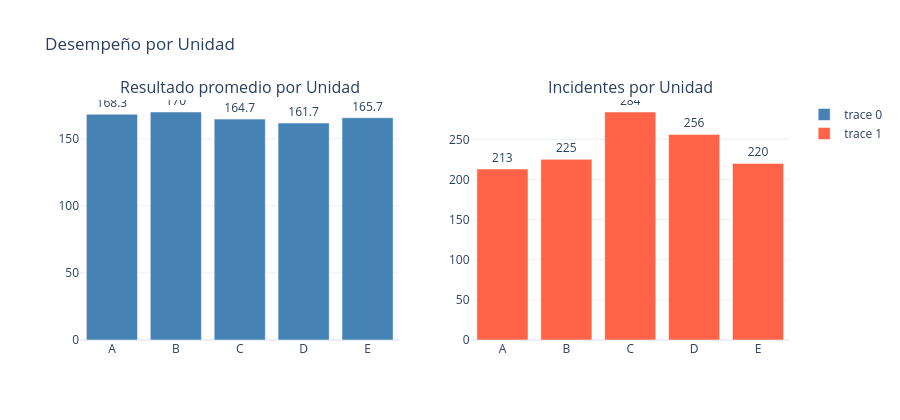
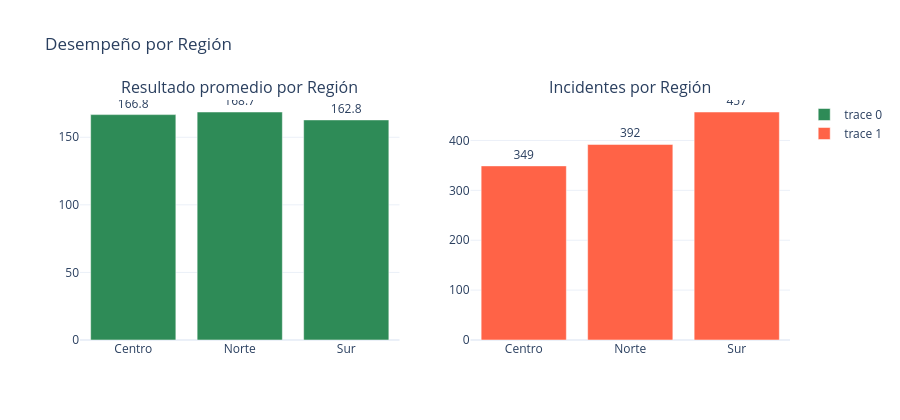

The code cell stored with these charts, in order, in its notebook:
### Code cell
# ── Comparativos por Unidad y Región ──────────────────────────────
por_unidad = datos.groupby("Unidad").agg(
    resultado_prom=("Resultado", "mean"), incidentes=("Incidentes", "sum"),
    eficiencia=("Eficiencia_Hora", "mean"), n=("ID", "count")
).reset_index()

fig = make_subplots(rows=1, cols=2,
                    subplot_titles=("Resultado promedio por Unidad", "Incidentes por Unidad"))
fig.add_trace(go.Bar(x=por_unidad["Unidad"], y=por_unidad["resultado_prom"],
                     marker_color="steelblue", text=por_unidad["resultado_prom"].round(1),
                     textposition="outside"), row=1, col=1)
fig.add_trace(go.Bar(x=por_unidad["Unidad"], y=por_unidad["incidentes"],
                     marker_color="tomato", text=por_unidad["incidentes"],
                     textposition="outside"), row=1, col=2)
fig.update_layout(height=420, title="Desempeño por Unidad")
fig.show()

por_region = datos.groupby("Region").agg(
    resultado_prom=("Resultado", "mean"), incidentes=("Incidentes", "sum"),
    eficiencia=("Eficiencia_Hora", "mean"), n=("ID", "count")
).reset_index()

fig2 = make_subplots(rows=1, cols=2,
                     subplot_titles=("Resultado promedio por Región", "Incidentes por Región"))
fig2.add_trace(go.Bar(x=por_region["Region"], y=por_region["resultado_prom"],
                      marker_color="seagreen", text=por_region["resultado_prom"].round(1),
                      textposition="outside"), row=1, col=1)
fig2.add_trace(go.Bar(x=por_region["Region"], y=por_region["incidentes"],
                      marker_color="tomato", text=por_region["incidentes"],
                      textposition="outside"), row=1, col=2)
fig2.update_layout(height=420, title="Desempeño por Región")
fig2.show()

print("Detalle por Unidad:")
print(por_unidad.round(3).to_string(index=False))
print()
print("Detalle por Región:")
print(por_region.round(3).to_string(index=False))

### Figure 1 — Plotly figure (JSON) as saved in the notebook; plotly's stock layout.template omitted (floating-point values rounded to 4 significant figures)
{"data": [{"marker": {"color": "steelblue"}, "text": [168.3, 170.0, 164.7, 161.7, 165.7], "textposition": "outside", "type": "bar", "x": ["A", "B", "C", "D", "E"], "xaxis": "x", "y": [168.3, 170.0, 164.7, 161.7, 165.7], "yaxis": "y"}, {"marker": {"color": "tomato"}, "text": [213.0, 225.0, 284.0, 256.0, 220.0], "textposition": "outside", "type": "bar", "x": ["A", "B", "C", "D", "E"], "xaxis": "x2", "y": [213, 225, 284, 256, 220], "yaxis": "y2"}], "layout": {"annotations": [{"font": {"size": 16}, "showarrow": false, "text": "Resultado promedio por Unidad", "x": 0.225, "xanchor": "center", "xref": "paper", "y": 1.0, "yanchor": "bottom", "yref": "paper"}, {"font": {"size": 16}, "showarrow": false, "text": "Incidentes por Unidad", "x": 0.775, "xanchor": "center", "xref": "paper", "y": 1.0, "yanchor": "bottom", "yref": "paper"}], "height": 420, "title": {"text": "Desempeño por Unidad"}, "xaxis": {"anchor": "y", "domain": [0.0, 0.45]}, "xaxis2": {"anchor": "y2", "domain": [0.55, 1.0]}, "yaxis": {"anchor": "x", "domain": [0.0, 1.0]}, "yaxis2": {"anchor": "x2", "domain": [0.0, 1.0]}}}

### Figure 2 — Plotly figure (JSON) as saved in the notebook; plotly's stock layout.template omitted (floating-point values rounded to 4 significant figures)
{"data": [{"marker": {"color": "seagreen"}, "text": [166.8, 168.7, 162.8], "textposition": "outside", "type": "bar", "x": ["Centro", "Norte", "Sur"], "xaxis": "x", "y": [166.8, 168.7, 162.8], "yaxis": "y"}, {"marker": {"color": "tomato"}, "text": [349.0, 392.0, 457.0], "textposition": "outside", "type": "bar", "x": ["Centro", "Norte", "Sur"], "xaxis": "x2", "y": [349, 392, 457], "yaxis": "y2"}], "layout": {"annotations": [{"font": {"size": 16}, "showarrow": false, "text": "Resultado promedio por Región", "x": 0.225, "xanchor": "center", "xref": "paper", "y": 1.0, "yanchor": "bottom", "yref": "paper"}, {"font": {"size": 16}, "showarrow": false, "text": "Incidentes por Región", "x": 0.775, "xanchor": "center", "xref": "paper", "y": 1.0, "yanchor": "bottom", "yref": "paper"}], "height": 420, "title": {"text": "Desempeño por Región"}, "xaxis": {"anchor": "y", "domain": [0.0, 0.45]}, "xaxis2": {"anchor": "y2", "domain": [0.55, 1.0]}, "yaxis": {"anchor": "x", "domain": [0.0, 1.0]}, "yaxis2": {"anchor": "x2", "domain": [0.0, 1.0]}}}
